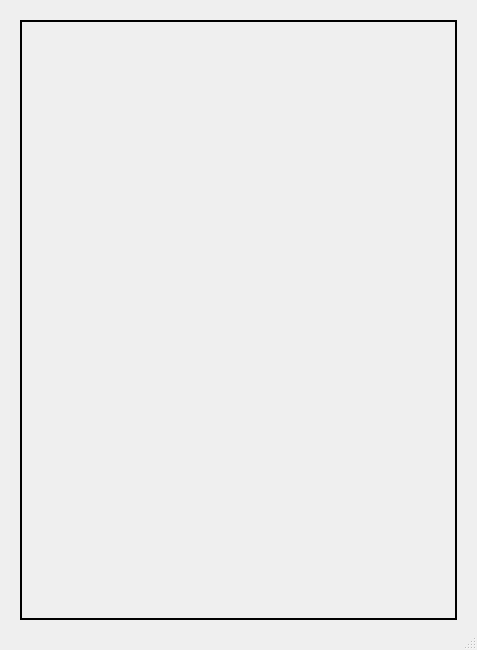
<?xml version="1.0" encoding="UTF-8"?>
<ui version="4.0">
 <class>CreateImageIntent</class>
 <widget class="QDialog" name="ImageIntent">
  <property name="geometry">
   <rect>
    <x>0</x>
    <y>0</y>
    <width>477</width>
    <height>650</height>
   </rect>
  </property>
  <property name="windowTitle">
   <string>Dialog</string>
  </property>
  <property name="sizeGripEnabled">
   <bool>true</bool>
  </property>
  <layout class="QGridLayout" name="gridLayout_2">
   <property name="leftMargin">
    <number>20</number>
   </property>
   <property name="topMargin">
    <number>20</number>
   </property>
   <property name="rightMargin">
    <number>20</number>
   </property>
   <property name="bottomMargin">
    <number>30</number>
   </property>
   <property name="spacing">
    <number>10</number>
   </property>
   <item row="0" column="0">
    <widget class="QFrame" name="ui_outerFrame">
     <property name="sizePolicy">
      <sizepolicy hsizetype="Expanding" vsizetype="Expanding">
       <horstretch>0</horstretch>
       <verstretch>0</verstretch>
      </sizepolicy>
     </property>
     <property name="styleSheet">
      <string notr="true">
                            #ui_outerFrame {
                            padding: 5px;
                            border: 1.5px solid #000;}
                        </string>
     </property>
     <property name="frameShape">
      <enum>QFrame::StyledPanel</enum>
     </property>
     <property name="frameShadow">
      <enum>QFrame::Raised</enum>
     </property>
     <layout class="QGridLayout" name="gridLayout">
      <property name="leftMargin">
       <number>10</number>
      </property>
      <property name="topMargin">
       <number>10</number>
      </property>
      <property name="rightMargin">
       <number>10</number>
      </property>
      <property name="bottomMargin">
       <number>10</number>
      </property>
      <property name="horizontalSpacing">
       <number>20</number>
      </property>
      <property name="verticalSpacing">
       <number>10</number>
      </property>
      <item row="2" column="0">
       <layout class="QHBoxLayout" name="horizontalLayout_3"/>
      </item>
      <item row="3" column="0">
       <layout class="QHBoxLayout" name="horizontalLayout_4"/>
      </item>
      <item row="1" column="0">
       <layout class="QHBoxLayout" name="horizontalLayout_2"/>
      </item>
      <item row="0" column="0">
       <layout class="QHBoxLayout" name="horizontalLayout"/>
      </item>
      <item row="4" column="0">
       <layout class="QHBoxLayout" name="horizontalLayout_5"/>
      </item>
      <item row="5" column="0">
       <layout class="QHBoxLayout" name="horizontalLayout_8"/>
      </item>
     </layout>
    </widget>
   </item>
   <item row="1" column="0">
    <layout class="QHBoxLayout" name="ui_buttonsLayout">
     <property name="spacing">
      <number>10</number>
     </property>
     <property name="bottomMargin">
      <number>0</number>
     </property>
    </layout>
   </item>
  </layout>
 </widget>
 <resources/>
 <connections/>
</ui>
